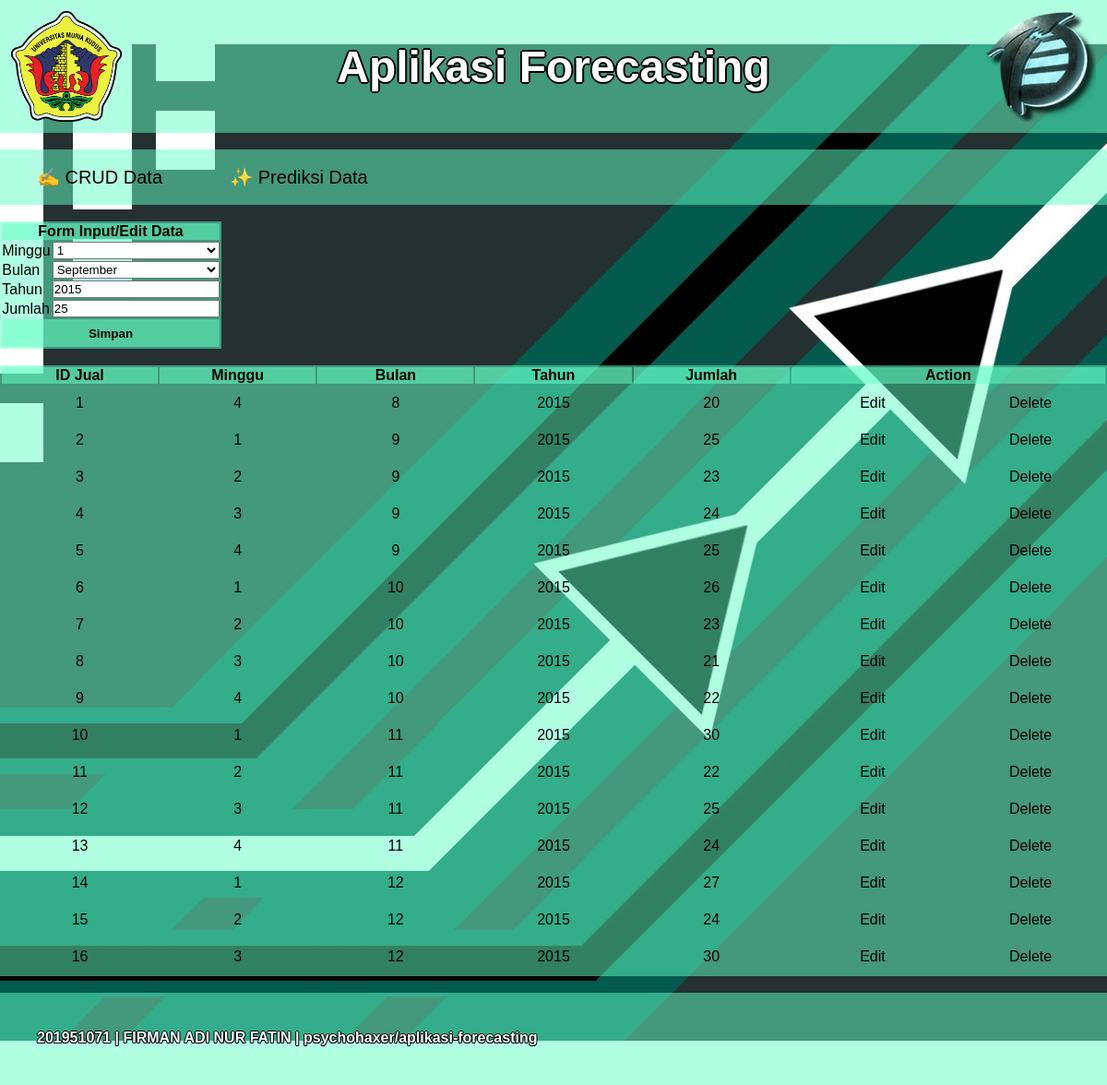
/lihat.php?id_jual=2&state=edit, run on the app's committed database.
### tables this page shows
CREATE TABLE `penjualan` (
  `id_jual` int(11) NOT NULL,
  `minggu` char(1) NOT NULL,
  `bulan` char(2) NOT NULL,
  `tahun` char(4) NOT NULL,
  `jumlah` int(6) NOT NULL
);

### operation/backend_lihat.php (called while the page is built, shortened)
<?php
    $penjualan = new Penjualan('','','','','');
    $minggu = [
        '1' => '',
        '2' => '',
        '3' => '',
        '4' => '',
    ];
    $bulan = [
        '1' => '',
        '2' => '',
        '3' => '',
        '4' => '',
        '5' => '',
        '6' => '',
        '7' => '',
        '8' => '',
        '9' => '',
        '10' => '',
        '11' => '',
        '12' => '',
    ];
    if(isset($_GET['id_jual'])){
        $id_jual = $_GET['id_jual'];
        $penjualan->readSpecificData($id_jual);
        $minggu[$penjualan->minggu] = 'selected';
        $bulan[$penjualan->bulan] = 'selected';
    }
?>

### operation/penjualan.php (called while the page is built, shortened)
<?php
    include_once 'connect.php';
    class Penjualan{
        private $connection;
        function __construct($id_jual, $minggu, $bulan, $tahun, $jumlah){
            $database = new Database();
            $this->connection = $database->connect();
            $this->id_jual = $id_jual;
            $this->minggu = $minggu;
            $this->bulan = $bulan;
            $this->tahun = $tahun;
            $this->jumlah = $jumlah;
        }
        public static function readAllData(){
            $arrayPenjualan = array();
            $query = "SELECT * FROM penjualan";
            $database = new Database();
            $connection = $database->connect();
            $result = $connection->query($query) or die($connection->error);
            while ($row=$result->fetch_assoc()){
                $penjualan = new Penjualan(
                    $row['id_jual'],
                    $row['minggu'],
                    $row['bulan'],
                    $row['tahun'],
                    $row['jumlah']
                );
                $arrayPenjualan[$penjualan->id_jual] = $penjualan;
            }
            return $arrayPenjualan;
        }
        public function readSpecificData($id_jual){
            $query = "SELECT * FROM penjualan WHERE id_jual = $id_jual";
            $result = $this->connection->query($query) or die($this->connection->error);
            $row = $result->fetch_assoc();
            $this->tahun = $row['tahun'];
            $this->jumlah = $row['jumlah'];
            return $result;
        }
    }
?>

### operation/connect.php (called while the page is built, shortened)
<?php
	class Database{
		private $host="localhost";
		private $user="root";
		private $pass="";
		private $db="forecasting";
		public function connect(){
			$this->conn = mysqli_connect($this->host,$this->user,$this->pass,$this->db);
			return $this->conn;
		}
	}
?>

### lihat.php (the view, shortened to what this page needs)
<?php
    include_once 'operation/penjualan.php';
    include_once 'operation/backend_lihat.php'
?>
<html>
    <head>
        <link rel="stylesheet" type="text/css" href="css/screen.css">
        <link rel="stylesheet" type="text/css" href="css/object.css">
        <link rel="stylesheet" type="text/css" href="css/style.css">
    </head>
    <body>
        <?php include 'header.php' ?>
        <div id="inputcont">
            <table id="inputdata">
                <th id="judul" colspan="2"> Form Input/Edit Data </th>
                <tr width="100%">
                    <td align="left"> Minggu </td>
                    <td> <select id="dropdown" name="minggu" form="input" method="POST">
                        <option value="1" <?php echo $minggu['1'] ?> > 1 </option>
                    </select> </td>
                </tr>
                <tr width="100%">
                    <td align="left"> Bulan </td>
                    <td> <select id="dropdown" name="bulan" form="input" method="POST">
                        <option value="9" <?php echo $bulan['9'] ?>> September </option>
                    </select> </td>
                </tr width="100%">
                <tr>
                    <form action="" method="POST" enctype="multipart/form-data" id="input">
                    <td align="left"> Tahun </td> <td> <input type="year" name="tahun" width="80%" value="<?php echo $penjualan->tahun ?>"/> </td>
                    </form>
                </tr>
                <tr width="100%">
                    <form action="" method="POST" enctype="multipart/form-data" id="input">
                    <td align="left"> Jumlah </td> <td> <input type="text" name="jumlah" width="80%" value="<?php echo $penjualan->jumlah ?>" form="input"/> </td>
                    </form>
                </tr>
                <tr width="100%">
                    <form action="" method="POST" enctype="multipart/form-data" id="input">
                    <td colspan="2" width="100%"> <button type="submit" name="submit" id="submit" form="input"> Simpan </button> </td>
                    </form>
                </tr>
            </table>
        </div>
        <br>
        <div id="datacontainer">
            <table id="data">
                <tr>
                    <th id="judul"> ID Jual </th>
                    <th id="judul"> Minggu </th>
                    <th id="judul"> Bulan </th>
                    <th id="judul"> Tahun </th>
                    <th id="judul"> Jumlah </th>
                    <th colspan="2" id="judul"> Action </th>
                </tr>
                <?php
                    $arrayData = Penjualan::readAllData();
                    foreach ($arrayData as $data){
                ?>
                <tr id="center">
                    <td id="center"><aaa><?php echo $data->id_jual;?></aaa></td>
                    <td id="center"><aaa><?php echo $data->minggu;?></aaa></td>
                    <td id="center"><aaa><?php echo $data->bulan;?></aaa></td>
                    <td id="center"><aaa><?php echo $data->tahun;?></aaa></td>
                    <td id="center"><aaa><?php echo $data->jumlah;?></aaa></td>
                    <td id="center">
                        <a href="lihat.php?id_jual=<?php echo $data->id_jual; ?>&state=edit" id="actK">Edit</a>
                    </td>
                    <td id="center">
                        <a href="lihat.php?id_jual=<?php echo $data->id_jual; ?>&state=delete" id="actK">Delete</a>
                    </td>
                </tr>
                <?php
                    }
                ?>
            </table>
        </div>
        <br>
        <?php include 'footer.php' ?>
    </body>
</html>

### css/object.css (style rules this page uses)
#inputcont { width: 20%; text-align: left; }
select { width: 100%; }
button#submit { width: 100%; background-color: rgba(100, 255, 200, 0.5); border: none; color: black; width: 100%; height: 30px; font-weight: bold; text-align: center; text-decoration: none; display: inline-block; }
#datacontainer { width: 100%; text-align: center; }
table#data { background-color: rgba(100, 255, 200, 0.5); width: 100%; margin-left: auto; margin-right: auto; color: black; table-layout : fixed; }
table#inputdata { background-color: rgba(100, 255, 200, 0.5); width: 20px; margin-left: auto; margin-right: auto; color: black; }
aaa { color: black; opacity: 1; }
th#judul { background-color: rgba(100, 255, 200, 0.5); }
td#center { color: black; text-align: center; }
a#actK:link, a#act:visited { color: black; padding: 10px 10px; margin: 0px 0px; text-align: center; text-decoration: none; display: inline-block; width: 92.5%; }

### css/style.css (style rules this page uses)
* { margin: 0; padding: 0; font-family: Arial, Helvetica, sans-serif; }

### lihat.php (style rules this page uses)
body { background-image:url("img/haihead.jpg"); background-repeat:no-repeat; background-position:center; background-attachment:fixed; }

### data on the page
penjualan: tahun "2015", jumlah "25", id_jual "2", minggu "1", bulan "9"
penjualan: id_jual "1", minggu "4", bulan "8", tahun "2015", jumlah "20"
penjualan: id_jual "3", minggu "2", bulan "9", tahun "2015", jumlah "23"
penjualan: id_jual "4", minggu "3", bulan "9", tahun "2015", jumlah "24"
penjualan: id_jual "5", minggu "4", bulan "9", tahun "2015", jumlah "25"
penjualan: id_jual "6", minggu "1", bulan "10", tahun "2015", jumlah "26"
penjualan: id_jual "7", minggu "2", bulan "10", tahun "2015", jumlah "23"
penjualan: id_jual "8", minggu "3", bulan "10", tahun "2015", jumlah "21"
penjualan: id_jual "9", minggu "4", bulan "10", tahun "2015", jumlah "22"
penjualan: id_jual "10", minggu "1", bulan "11", tahun "2015", jumlah "30"
penjualan: id_jual "11", minggu "2", bulan "11", tahun "2015", jumlah "22"
penjualan: id_jual "12", minggu "3", bulan "11", tahun "2015", jumlah "25"
penjualan: id_jual "13", minggu "4", bulan "11", tahun "2015", jumlah "24"
penjualan: id_jual "14", minggu "1", bulan "12", tahun "2015", jumlah "27"
penjualan: id_jual "15", minggu "2", bulan "12", tahun "2015", jumlah "24"
penjualan: id_jual "16", minggu "3", bulan "12", tahun "2015", jumlah "30"
